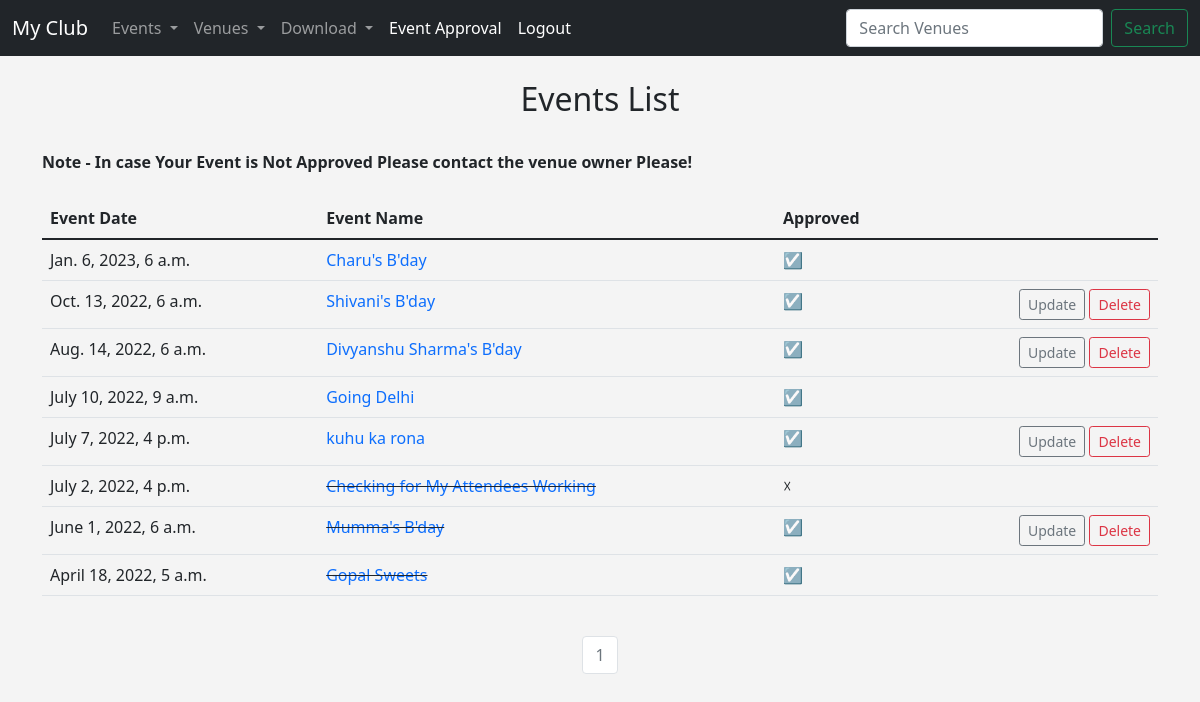
Page /events (signed in) on the committed database.
### events/models.py (models this page shows)
class Event(models.Model):
    name=models.CharField('Event Name',max_length=120)
    event_date=models.DateTimeField('Event Date ')
    venue= models.ForeignKey(Venue,blank=True,null=True,on_delete=models.CASCADE)
    manager= models.ForeignKey(User,blank=True,null=True,on_delete=models.SET_NULL)
    description=models.TextField(blank=True)
    attendees= models.ManyToManyField(User, null=True,related_name="all_users")
    approved=models.BooleanField("Approced",default=False)
    def __str__(self):
        return self.name
    @property
    def days_left(self):
        today=date.today()
        days_left=self.event_date.date()-today
        return str(days_left).split(",",1)[0]

### events/views.py (the view)
# urls.py: path('events',views.all_events,name='list-events'),
def all_events(request):
    if request.user.is_authenticated:
        p=Paginator(Event.objects.all().order_by('-event_date'),8)
        page= request.GET.get('page')
        event_list=p.get_page(page)
        return render(request,'events/event_list.html',{
            'event_list':event_list}
            )
    else:
        messages.success(request,("You are not logged in, Please Log in first"))
        return redirect('home')

### events/templates/events/event_list.html (shortened to what this page needs)
{% extends 'events/base.html' %}
{%block content%}
<center>
    <h2>Events List</h2>
</center>
<br>
<b align="left">Note - In case Your Event is Not Approved Please contact the venue owner Please!</b>
<center>
    <br>
    <table class="table table-hover">
        <thead>
            <tr>
                <th scope="col">Event Date</th>
                <th scope="col">Event Name</th>
                <th scope="col">Approved</th>
            </tr>
        </thead>
        {%for event in event_list%}
        <tr>
            <td align="left">{{event.event_date}}</td>
            <td>
                {%if '-' in event.days_left%}
                <del><a href="{% url 'show_event'  event.id %}" style="text-decoration: none;">{{event}}</a></del>
                {%else%}
                <a href="{% url 'show_event'  event.id %}" style="text-decoration: none;">{{event}}</a>
                {%endif%}
            </td>
            {%if event.approved %}
            <td>&#9745 </td>
            {%else%}
            <td>&#9747</td>
            {%endif%}
            {% if user.is_authenticated and event.manager == user %}
            <td align="right">
                <a href="{% url 'update-event'  event.id %}" style="text-decoration: none;"
                    class="btn btn-outline-secondary btn-sm"> Update</a>
                <a href="{% url 'delete-event'  event.id %}" style="text-decoration: none;"
                    class="btn btn-outline-danger btn-sm"> Delete</a>
            </td>
            {%else%}
            <td align="right"></td>
            {%endif%}
        </tr>
        {%endfor%}
    </table>
    <br>
    <nav aria-label="Page navigation example">
        <ul class="pagination justify-content-center">
            {% for i in event_list.paginator.page_range %}
            {% if i == event_list.number %}
            <li class="page-item disabled"><a class="page-link" href="#"> {{event_list.number}}
                </a></li>
            {% else %}
            <li class="page-item"><a class="page-link" href="?page={{i}}">{{ i }}</a></li>
            {%endif%}
            {%endfor%}
        </ul>
    </nav>
</center>
{%endblock%}

### events/templates/events/base.html (style rules this page uses)
body { background: #f4f4f4; }

### rows in the picture
Event: event_date "Jan. 6, 2023, 6 a.m.", name "Charu's B'day"
Event: event_date "Oct. 13, 2022, 6 a.m.", name "Shivani's B'day", shows "Update"
Event: event_date "Aug. 14, 2022, 6 a.m.", name "Divyanshu Sharma's B'day", shows "Update"
Event: event_date "July 10, 2022, 9 a.m.", name "Going Delhi"
Event: event_date "July 7, 2022, 4 p.m.", name "kuhu ka rona", shows "Update"
Event: event_date "July 2, 2022, 4 p.m.", name "Checking for My Attendees Working"
Event: event_date "June 1, 2022, 6 a.m.", name "Mumma's B'day", shows "Update"
Event: event_date "April 18, 2022, 5 a.m.", name "Gopal Sweets"

### other values in the picture
{{ event_list.number }} "1"
